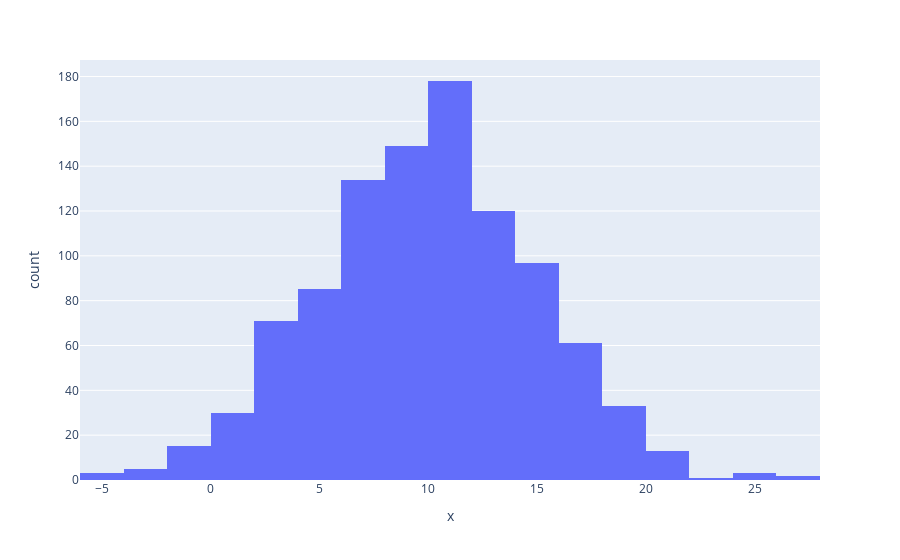

Source (notebook cell):
### Markdown cell above
4. <b>Histograms:</b> Histograms can be used to visualize the distribution of a numeric variable.

### Code cell
# Create some sample data
data = np.random.normal(10, 5, 1000)

# Create a histogram
fig = px.histogram(x=data, nbins=20)
fig.show()

### Figure 1 — Plotly figure (JSON) as saved in the notebook; plotly's stock layout.template omitted (floating-point values rounded to 4 significant figures; data arrays with more than 128 entries replaced by an {"elided": "..."} marker saying what was removed)
{"data": [{"alignmentgroup": "True", "bingroup": "x", "hovertemplate": "x=%{x}<br>count=%{y}<extra></extra>", "legendgroup": "", "marker": {"color": "#636efa", "pattern": {"shape": ""}}, "name": "", "nbinsx": 20, "offsetgroup": "", "orientation": "v", "showlegend": false, "type": "histogram", "x": {"elided": "1000 float values"}, "xaxis": "x", "yaxis": "y"}], "layout": {"autosize": true, "barmode": "relative", "legend": {"tracegroupgap": 0}, "margin": {"t": 60}, "xaxis": {"anchor": "y", "autorange": true, "domain": [0, 1], "range": [-6, 28], "title": {"text": "x"}, "type": "linear"}, "yaxis": {"anchor": "x", "autorange": true, "domain": [0, 1], "range": [0, 187.4], "title": {"text": "count"}}}}
